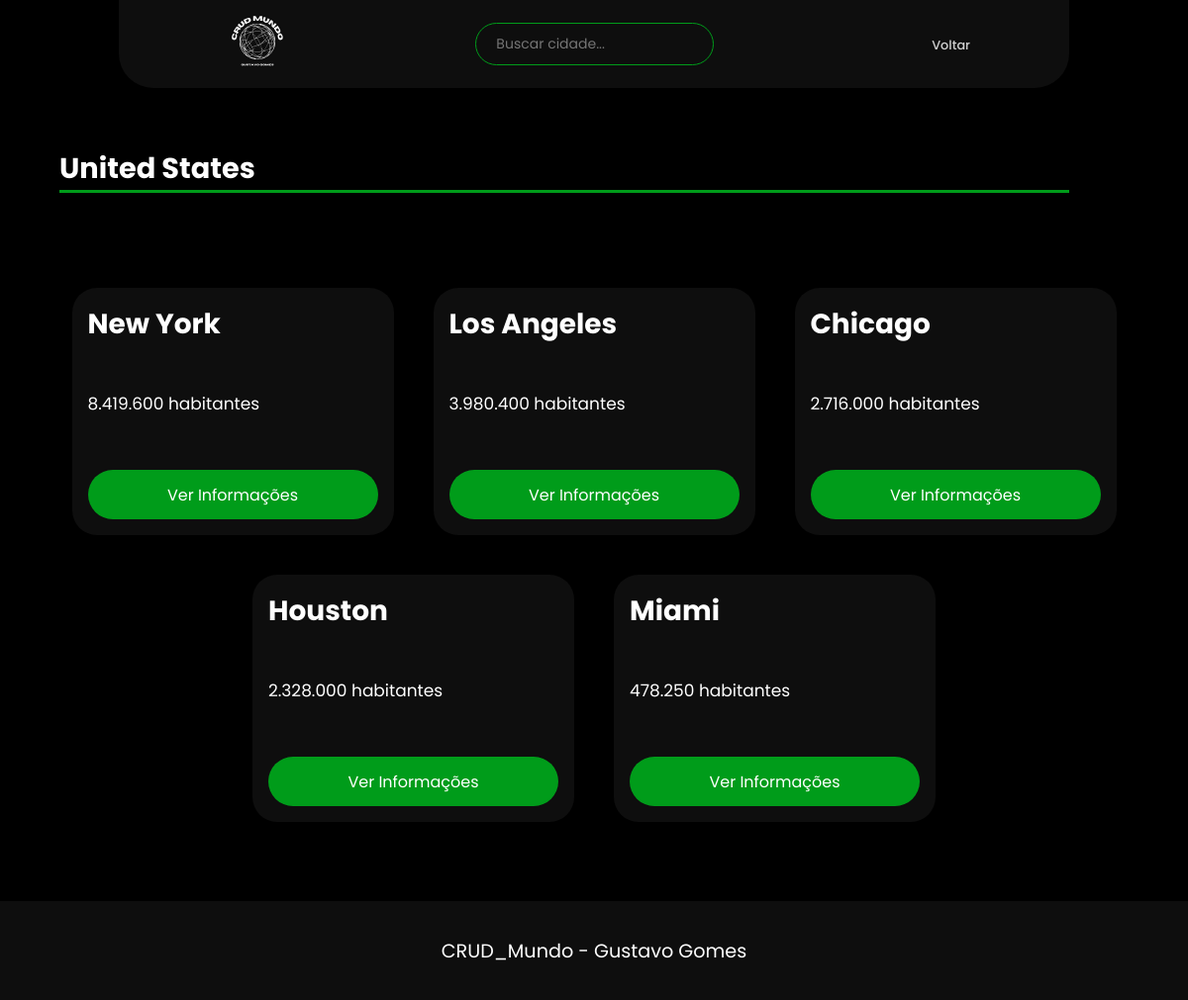
Screenshot of /pais/pais.php?id_pais=2 with the database file from the repository.
### tables this page shows
create table paises (
    id_pais int primary key auto_increment,
    nome varchar(80) not null,
    continente varchar (20) not null,
    populacao int not null,
    idioma varchar(20) not null,
    bandeira varchar(255) not null
);

create table cidades (
	id_cidade int primary key auto_increment,
    nome varchar(80) not null,
    populacao int not null,
    id_pais int not null,
    foreign key (id_pais) references paises (id_pais) on delete cascade
);

### pais/pais.php (the view, shortened to what this page needs)
<?php
include '/xampp/htdocs/CRUD_Mundo/SRC/database/db.php';
$cidades = [];
if (isset($_GET['id_pais']) && is_numeric($_GET['id_pais'])) {
    $id_pais = (int) ($_GET['id_pais']);
    $query = "SELECT * FROM paises WHERE id_pais  = $id_pais";
    $result = $conn->query($query);
    if ($result->num_rows > 0) {
        $pais = $result->fetch_assoc();
    } else {
        $pais = null;
    }
}
if (isset($id_pais)) {
    $query = "SELECT * FROM cidades WHERE id_pais = $id_pais";
    $result = $conn->query($query);
    if ($result && $result->num_rows > 0) {
        while ($row = $result->fetch_assoc()) {
            $cidades[] = $row;
        }
    }
}
?>
<!DOCTYPE html>
<html lang="pt-br">
<head>
    <link rel="stylesheet" href="style.css">
</head>
<body>
    <header>
        <div class="logo">
            <a href="../index.php" title="Logo"><img src="../assets/img/logo.svg" alt="Logo" title="Logo"/></a>
        </div>
        <div class="search-container">
            <input type="text" id="search-cidades" class="search-box" placeholder="Buscar cidade...">
        </div>
        <nav class="navbar">
            <a class="navbaritem" href="../index.php">Voltar</a>
        </nav>
    </header>
    <main>
        <div class="titulo">
            <h2><?php echo htmlspecialchars($pais['nome']); ?></h2>
        </div>
        <div class="card-container">
            <?php if (!empty($cidades)): ?>
                <?php foreach ($cidades as $cidade): ?>
                    <div class="card">
                        <div class="card-content">
                            <h3><?php echo htmlspecialchars($cidade['nome']); ?></h3>
                            <p><?php echo number_format($cidade['populacao'], 0, ',', '.') . ' habitantes'; ?></p>
                            <a href="cidade/cidade.php?id_cidade=<?php echo urlencode($cidade['id_cidade']); ?>" class="btn">Ver Informações</a>
                        </div>
                    </div>
                <?php endforeach; ?>
            <?php else: ?>
                <p>Não há cidades disponíveis no momento.</p>
            <?php endif; ?>
        </div>
    </main>
    <footer>
         <p> CRUD_Mundo - Gustavo Gomes </p>
    </footer>
</body>
</html>

### pais/style.css (style rules this page uses)
* { font-family: "Poppins", "sans-serif"; color: #fff; border: 0; margin: 0%; padding: 0%; box-sizing: border-box; }
body { background-color: #000000; height: 100vh; justify-content: center; align-items: center; user-select: none; }
header { position: relative; top: 0; left: 50%; transform: translateX(-50%); width: 80%; display: flex; justify-content: space-between; align-items: center; padding: 1px 100px; background-color: #0e0e0e; border-bottom-left-radius: 35px; border-bottom-right-radius: 35px; }
.logo a img { width: 80px; height: 80px; }
.navbar a { position: relative; font-size: 0.8em; text-decoration: none; color: #d1d1d1; font-weight: 500; margin-left: 40px; }
.navbar a::after { content: ''; position: absolute; width: 100%; height: 3px; left: 0; bottom: -6px; border-radius: 5px; background: #c7c4c4; transform: scaleX(0); transition: all 0.3s; }
.search-container { flex: 1; display: flex; justify-content: center; }
.search-box { width: 40%; max-width: 400px; padding: 10px 20px; border-radius: 25px; border: 1px solid #009c1a; background-color: #0e0e0e; color: #fff; font-size: 14px; outline: none; transition: 0.3s; }
.titulo { margin-top: 5%; margin-left: 5%; border-bottom: 3px solid #009c1a; font-weight:bold; font-size: 1.2em; width: 85%; }
.card-container { display: flex; justify-content: center; flex-wrap: wrap; margin-top: 3%; }
.card { width: 325px; height: 250px; background-color: #0e0e0e; border-radius: 25px; overflow: hidden; margin: 20px; display: flex; flex-direction: column; justify-content: space-between; transition: transform 0.3s ease; }
.card-content { padding: 16px; flex-grow: 1; display: flex; flex-direction: column; justify-content: space-between; }
.card-content h3 { font-size: 28px; margin-bottom: 8px; word-wrap: break-word; }
.card-content p { color: #fff; font-size: 17px; line-height: 1.3; }
.card-content .btn { width: 100%; height: 50px; display: inline-block; padding: 1px 16px; background-color: #009c1a; text-decoration: none; border-radius: 25px; margin-top: 16px; color: #fff; transition: transform 0.3s ease; display: flex; text-align: center; justify-content: center; align-items: center; }
footer { background-color: #0e0e0e; width: 100%; height: 100px; font-size: 1.2em; display: flex; text-align: center; justify-content: center; align-items: center; margin-top: 5%; }

### rows the page displays
paises: nome "United States"
cidades: nome "New York", populacao "8.419.600"
cidades: nome "Los Angeles", populacao "3.980.400"
cidades: nome "Chicago", populacao "2.716.000"
cidades: nome "Houston", populacao "2.328.000"
cidades: nome "Miami", populacao "478.250"
